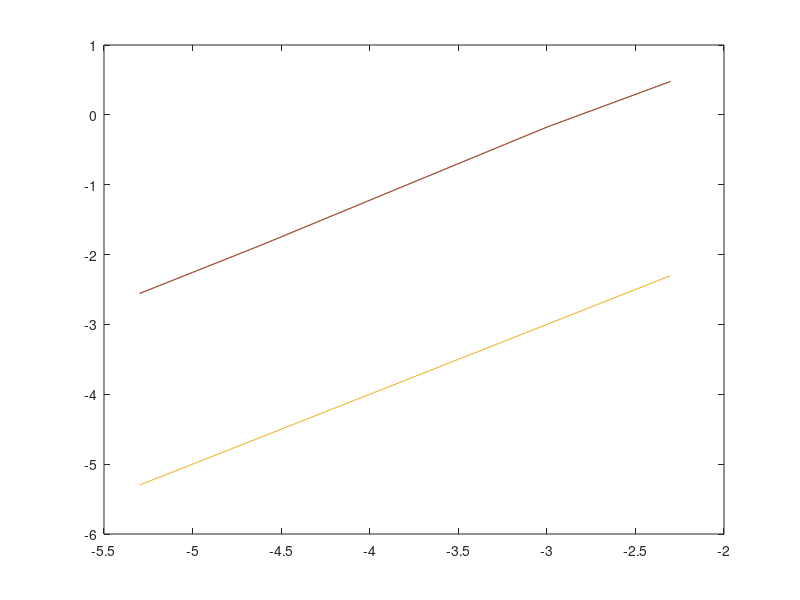

The MATLAB script that drew this image:


x0=10;
r=0.06;
sigma=0.36;
T=1;
K=10;
ExXT=x0*exp(r)*T;



Ehat=zeros(10,1);
dt=[0.005,0.01,0.02,0.05,0.1]; %time steps
err=[];
err2=[];
lengthsd=[];
lengthsdana=[];
lengthsdmill=[];

for j=dt
    M=floor(1/(j^2));
    Y=x0*ones(M,1);
    Ymill=x0*ones(M,1);
    i=0;
    
while i*j<1
    w=sqrt(j)*randn(M,1);
    w2=sqrt(j)*randn(M,1);
    Ymill=Ymill+r*Ymill*j+sigma*Ymill.*w+0.5*sigma*Ymill*sigma.*(w2.^2-j);
    Y=Y+r*Y*j+sigma*Y.*w;
    i=i+1;
    
end

Ehat1=mean(Y);
Ehat2=mean(Ymill);
err(end+1)=abs(ExXT-Ehat1);
err2(end+1)=abs(ExXT-Ehat2);
lengthsd(end+1)=log(2*1.96*std(Y)/sqrt(M));
lengthsdmill(end+1)=log(2*1.96*std(Ymill)/sqrt(M));

end
ldt=log(dt);
plot(log(dt),lengthsd);
hold on
plot(log(dt),lengthsdmill);
hold on
plot(log(dt),log(dt))
